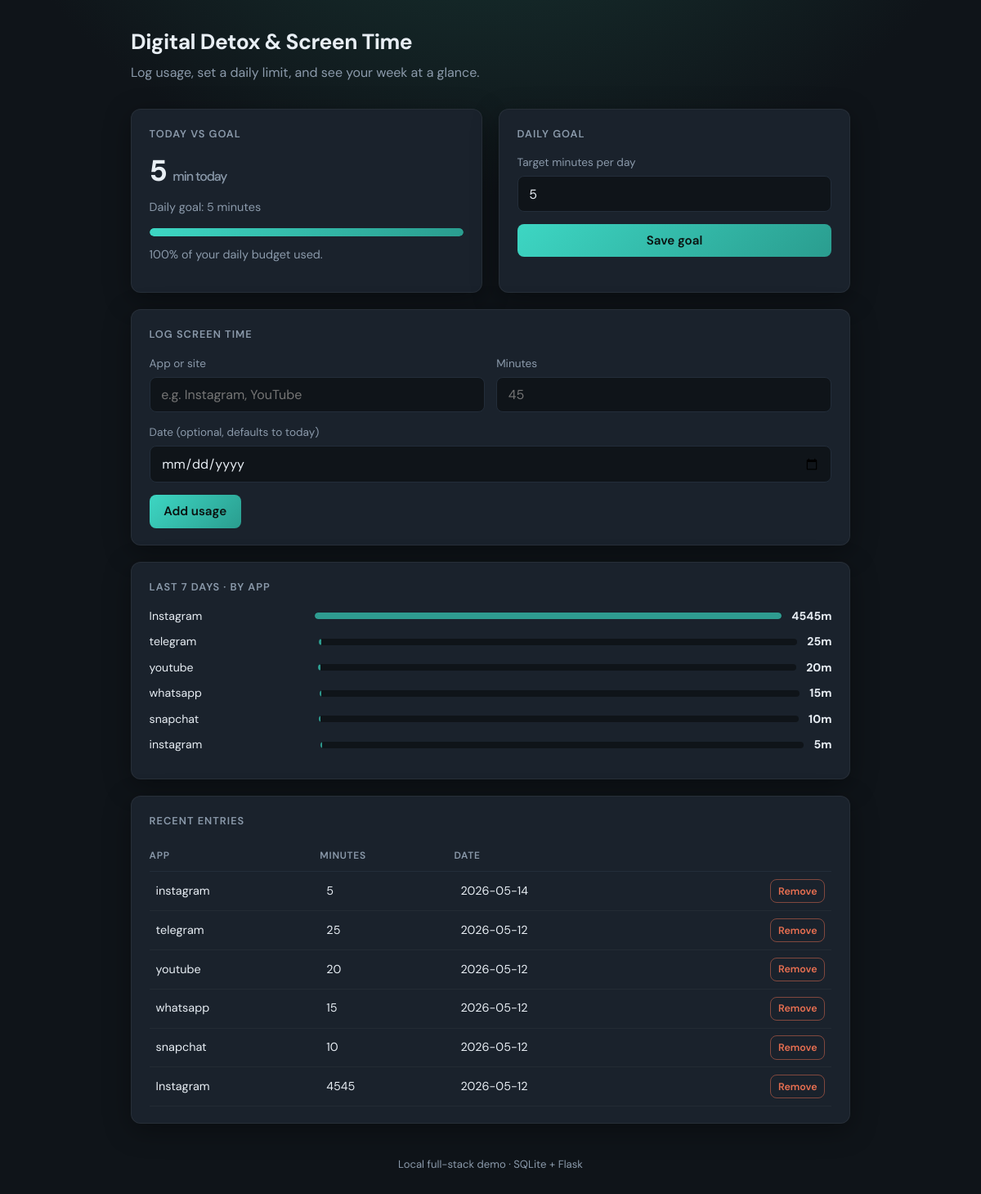
The page / on the database its author committed.
### tables this page shows
CREATE TABLE usage_logs(
    id INTEGER PRIMARY KEY AUTOINCREMENT,
    app_name TEXT,
    usage_minutes INTEGER
, logged_date TEXT);

### app.py (the view)
@app.route("/")
def home():
    return render_template("index.html", **_dashboard_context())

### app.py (called while the page is built)
def _dashboard_context():
    goal = db.get_daily_goal_minutes()
    today = db.today_total_minutes()
    weekly = db.weekly_app_totals()
    week_max = max((r["total"] for r in weekly), default=1)
    usage = db.list_recent_usage(40)
    over = today > goal
    pct = min(100, round(100 * today / goal)) if goal else 0
    return {
        "daily_goal": goal,
        "today_minutes": today,
        "weekly_by_app": weekly,
        "week_max": week_max,
        "usage_rows": usage,
        "goal_percent": pct,
        "over_goal": over,
    }

### database.py (called while the page is built)
@contextmanager
def get_connection():
    conn = sqlite3.connect(_DB_NAME)
    conn.row_factory = sqlite3.Row
    try:
        yield conn
        conn.commit()
    finally:
        conn.close()

def list_recent_usage(limit: int = 50):
    with get_connection() as conn:
        cur = conn.execute(
            """
            SELECT id, app_name, usage_minutes, logged_date
            FROM usage_logs
            ORDER BY id DESC
            LIMIT ?
            """,
            (limit,),
        )
        return [dict(row) for row in cur.fetchall()]

def get_daily_goal_minutes() -> int:
    with get_connection() as conn:
        cur = conn.execute(
            "SELECT daily_goal_minutes FROM detox_settings WHERE id = 1"
        )
        row = cur.fetchone()
        return int(row[0]) if row else 120

def today_total_minutes() -> int:
    d = date.today().isoformat()
    with get_connection() as conn:
        cur = conn.execute(
            """
            SELECT COALESCE(SUM(usage_minutes), 0)
            FROM usage_logs WHERE logged_date = ?
            """,
            (d,),
        )
        return int(cur.fetchone()[0])

def weekly_app_totals(limit: int = 8):
    start = (date.today() - timedelta(days=6)).isoformat()
    with get_connection() as conn:
        cur = conn.execute(
            """
            SELECT app_name, SUM(usage_minutes) AS total
            FROM usage_logs
            WHERE logged_date >= ?
            GROUP BY app_name
            ORDER BY total DESC
            LIMIT ?
            """,
            (start, limit),
        )
        return [{"app_name": row["app_name"], "total": int(row["total"])} for row in cur]

### templates/index.html
{% extends "base.html" %}
{% block content %}
<div class="grid grid-2">
    <div class="card">
        <h2>Today vs goal</h2>
        <div class="stat-big">{{ today_minutes }} <span>min today</span></div>
        <p class="muted">Daily goal: {{ daily_goal }} minutes</p>
        <div class="progress {% if over_goal %}warn{% endif %}">
            <i style="width: {{ goal_percent }}%;"></i>
        </div>
        {% if over_goal %}
            <p class="muted" style="margin-top:0.75rem;color:var(--warn);">You are over today’s goal — consider a short offline break.</p>
        {% elif today_minutes > 0 %}
            <p class="muted" style="margin-top:0.75rem;">{{ goal_percent }}% of your daily budget used.</p>
        {% else %}
            <p class="muted" style="margin-top:0.75rem;">No screen time logged for today yet.</p>
        {% endif %}
    </div>
    <div class="card">
        <h2>Daily goal</h2>
        <form action="{{ url_for('update_goal') }}" method="post">
            <label for="daily_goal_minutes">Target minutes per day</label>
            <input type="number" id="daily_goal_minutes" name="daily_goal_minutes" min="1" max="1440" value="{{ daily_goal }}" required>
            <button type="submit" class="btn btn-primary" style="width:100%;">Save goal</button>
        </form>
    </div>
</div>
<div class="grid" style="margin-top:1.25rem;">
    <div class="card">
        <h2>Log screen time</h2>
        <form action="{{ url_for('add_usage') }}" method="post">
            <div class="row row-2">
                <div>
                    <label for="app_name">App or site</label>
                    <input type="text" id="app_name" name="app_name" placeholder="e.g. Instagram, YouTube" required maxlength="120">
                </div>
                <div>
                    <label for="minutes">Minutes</label>
                    <input type="number" id="minutes" name="minutes" placeholder="45" min="0" required>
                </div>
            </div>
            <label for="logged_date">Date (optional, defaults to today)</label>
            <input type="date" id="logged_date" name="logged_date">
            <button type="submit" class="btn btn-primary">Add usage</button>
        </form>
    </div>
    <div class="card">
        <h2>Last 7 days · by app</h2>
        {% if weekly_by_app %}
            {% for row in weekly_by_app %}
            <div class="bar-row">
                <span>{{ row.app_name }}</span>
                <div class="track">
                    <div class="fill" style="width: {{ (row.total / week_max * 100) | round(1) }}%;"></div>
                </div>
                <strong>{{ row.total }}m</strong>
            </div>
            {% endfor %}
        {% else %}
            <p class="muted">No data in the last week. Log some screen time above.</p>
        {% endif %}
    </div>
    <div class="card">
        <h2>Recent entries</h2>
        {% if usage_rows %}
            <table>
                <thead>
                    <tr>
                        <th>App</th>
                        <th>Minutes</th>
                        <th>Date</th>
                        <th></th>
                    </tr>
                </thead>
                <tbody>
                    {% for r in usage_rows %}
                    <tr>
                        <td>{{ r.app_name }}</td>
                        <td>{{ r.usage_minutes }}</td>
                        <td>{{ r.logged_date }}</td>
                        <td>
                            <form action="{{ url_for('delete_usage', entry_id=r.id) }}" method="post" style="display:inline;">
                                <button type="submit" class="btn btn-danger" onclick="return confirm('Remove this row?');">Remove</button>
                            </form>
                        </td>
                    </tr>
                    {% endfor %}
                </tbody>
            </table>
        {% else %}
            <p class="muted">No entries yet. Add your first log above.</p>
        {% endif %}
    </div>
</div>
{% endblock %}

### templates/base.html (shortened to what this page needs)
<!DOCTYPE html>
<html lang="en">
<head>
</head>
<body>
    <div class="wrap">
        <header>
            <h1>{% block heading %}Digital Detox &amp; Screen Time{% endblock %}</h1>
            <p>{% block subheading %}Log usage, set a daily limit, and see your week at a glance.{% endblock %}</p>
        </header>
        {% block content %}{% endblock %}
        <footer>Local full-stack demo · SQLite + Flask</footer>
    </div>
</body>
</html>

### templates/base.html (style rules this page uses)
:root { --bg: #0f1419; --surface: #1a222c; --surface2: #232d3a; --text: #e8eef4; --muted: #8b9aab; --accent: #3dd6c3; --accent-dim: #2a9d8f; --warn: #f4a261; --danger: #e76f51; --radius: 12px; --shadow: 0 8px 32px rgba(0, 0, 0, 0.35); }
* { box-sizing: border-box; }
body { margin: 0; min-height: 100vh; font-family: "DM Sans", system-ui, sans-serif; background: radial-gradient(ellipse 120% 80% at 50% -20%, #1a3d38 0%, var(--bg) 45%); color: var(--text); line-height: 1.5; }
.wrap { max-width: 920px; margin: 0 auto; padding: 2rem 1.25rem 4rem; }
header { margin-bottom: 2rem; }
header h1 { font-size: 1.65rem; font-weight: 700; letter-spacing: -0.02em; margin: 0 0 0.35rem; }
header p { margin: 0; color: var(--muted); font-size: 1rem; }
.grid { display: grid; gap: 1.25rem; }
@media (min-width: 720px) { .grid-2 { grid-template-columns: 1fr 1fr; } }
.card { background: var(--surface); border-radius: var(--radius); padding: 1.25rem 1.35rem; box-shadow: var(--shadow); border: 1px solid rgba(255,255,255,0.06); }
.card h2 { font-size: 0.8rem; text-transform: uppercase; letter-spacing: 0.08em; color: var(--muted); margin: 0 0 1rem; font-weight: 600; }
label { display: block; font-size: 0.85rem; color: var(--muted); margin-bottom: 0.35rem; }
input[type="text"], input[type="number"], input[type="date"] { width: 100%; padding: 0.65rem 0.85rem; border-radius: 8px; border: 1px solid var(--surface2); background: var(--bg); color: var(--text); font-family: inherit; font-size: 1rem; margin-bottom: 0.9rem; }
.row { display: grid; gap: 0.9rem; }
@media (min-width: 520px) { .row-2 { grid-template-columns: 1fr 1fr; } }
.btn { display: inline-flex; align-items: center; justify-content: center; padding: 0.65rem 1.1rem; border-radius: 8px; border: none; font-family: inherit; font-size: 0.95rem; font-weight: 600; cursor: pointer; transition: transform 0.05s ease, opacity 0.15s; }
.btn-primary { background: linear-gradient(135deg, var(--accent) 0%, var(--accent-dim) 100%); color: #0a1210; }
.btn-danger { background: transparent; color: var(--danger); border: 1px solid rgba(231, 111, 81, 0.5); padding: 0.35rem 0.55rem; font-size: 0.78rem; }
.stat-big { font-size: 2.25rem; font-weight: 700; letter-spacing: -0.03em; line-height: 1.1; }
.stat-big span { font-size: 1rem; font-weight: 500; color: var(--muted); }
.progress { height: 10px; background: var(--bg); border-radius: 99px; overflow: hidden; margin-top: 0.75rem; }
.progress > i { display: block; height: 100%; border-radius: 99px; background: linear-gradient(90deg, var(--accent), var(--accent-dim)); }
.muted { color: var(--muted); font-size: 0.9rem; }
.bar-row { display: grid; grid-template-columns: 1fr 3fr auto; align-items: center; gap: 0.75rem; margin-bottom: 0.65rem; font-size: 0.88rem; }
.bar-row .track { height: 8px; background: var(--bg); border-radius: 99px; overflow: hidden; }
.bar-row .fill { height: 100%; background: rgba(61, 214, 195, 0.7); border-radius: 99px; min-width: 2px; }
table { width: 100%; border-collapse: collapse; font-size: 0.9rem; }
th { text-align: left; color: var(--muted); font-weight: 600; font-size: 0.75rem; text-transform: uppercase; letter-spacing: 0.06em; padding: 0.5rem 0.5rem 0.65rem 0; border-bottom: 1px solid var(--surface2); }
td { padding: 0.55rem 0.5rem; border-bottom: 1px solid rgba(255,255,255,0.04); }
td:last-child { text-align: right; }
footer { margin-top: 2.5rem; text-align: center; color: var(--muted); font-size: 0.82rem; }

### rows shown on the page
usage_logs: app_name "Instagram", {{ (row.total / week_max * 100) | round(1) }} 100.0 (drawn), total "4545", usage_minutes "4545", logged_date "2026-05-12"
usage_logs: app_name "telegram", {{ (row.total / week_max * 100) | round(1) }} 0.6 (drawn), total "25", usage_minutes "25", logged_date "2026-05-12"
usage_logs: app_name "youtube", {{ (row.total / week_max * 100) | round(1) }} 0.4 (drawn), total "20", usage_minutes "20", logged_date "2026-05-12"
usage_logs: app_name "whatsapp", {{ (row.total / week_max * 100) | round(1) }} 0.3 (drawn), total "15", usage_minutes "15", logged_date "2026-05-12"
usage_logs: app_name "snapchat", {{ (row.total / week_max * 100) | round(1) }} 0.2 (drawn), total "10", usage_minutes "10", logged_date "2026-05-12"
usage_logs: app_name "instagram", {{ (row.total / week_max * 100) | round(1) }} 0.1 (drawn), total "5", usage_minutes "5", logged_date "2026-05-14"

### other values the page prints
{{ today_minutes }} "5"
{{ daily_goal }} "5"
{{ goal_percent }} "100"
